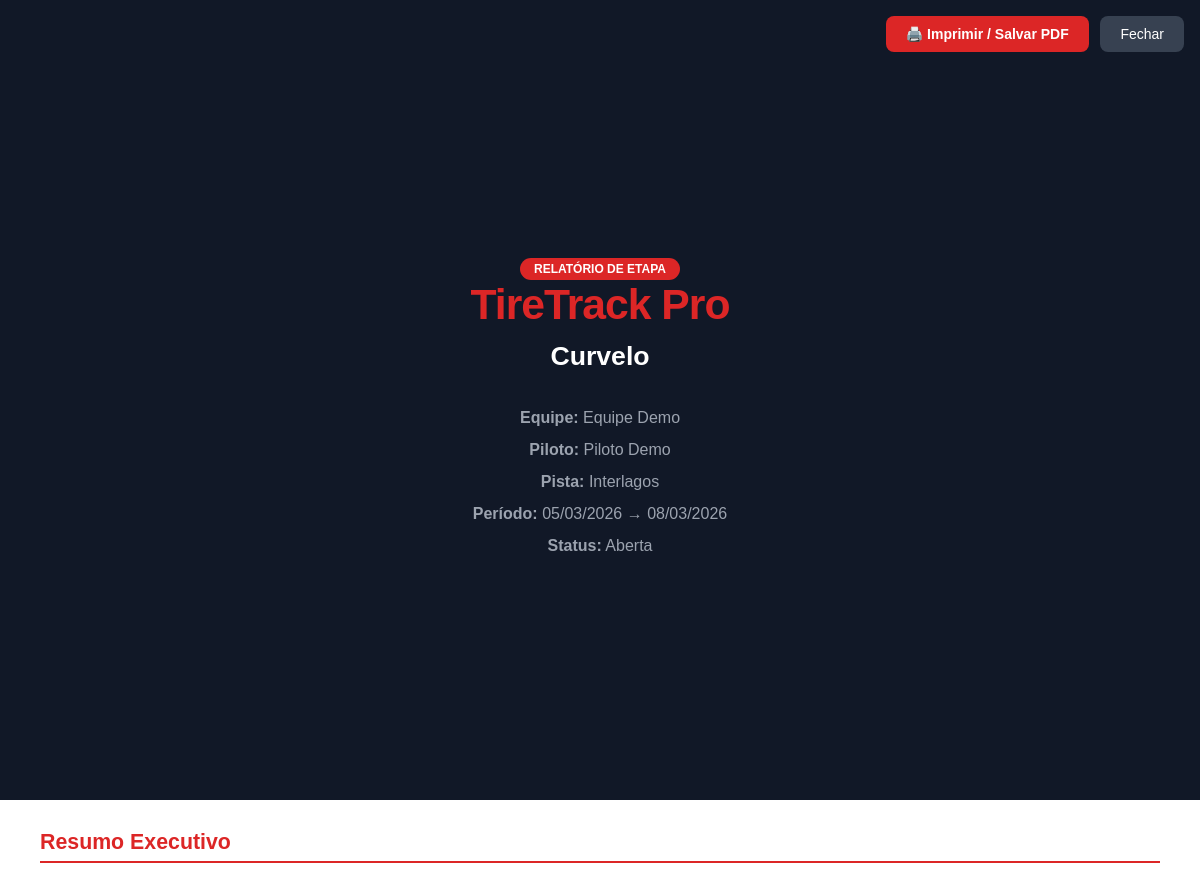
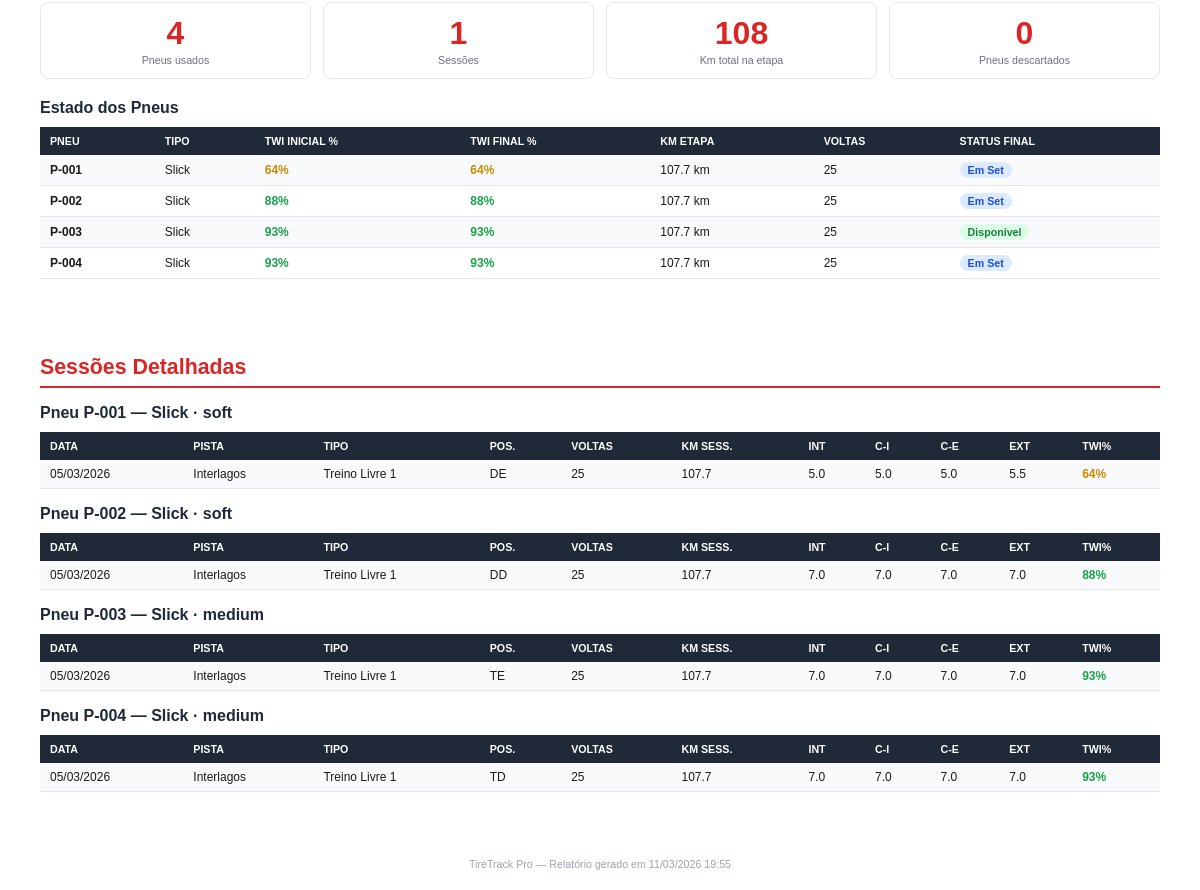
/reports/round/1/print (signed in), run on the app's committed database (2 pictures, top to bottom).
### app/models.py (models this page shows, shortened)
class Round(db.Model):
    __tablename__ = 'rounds'
    id = db.Column(db.Integer, primary_key=True)
    team_id = db.Column(db.Integer, db.ForeignKey('teams.id'), nullable=False)
    driver_id = db.Column(db.Integer, db.ForeignKey('drivers.id'), nullable=False)
    track_id = db.Column(db.Integer, db.ForeignKey('tracks.id'), nullable=True)
    name = db.Column(db.String(150), nullable=False)
    start_date = db.Column(db.Date)
    end_date = db.Column(db.Date)
    status = db.Column(db.String(20), default='open', nullable=False)  # open, closed
    created_at = db.Column(db.DateTime, default=datetime.utcnow)
    sessions = db.relationship('Session', backref='round', lazy='dynamic')

class Team(db.Model):
    __tablename__ = 'teams'
    id = db.Column(db.Integer, primary_key=True)
    name = db.Column(db.String(100), nullable=False)
    slug = db.Column(db.String(50), unique=True, nullable=False)
    logo_url = db.Column(db.String(255))
    is_active = db.Column(db.Boolean, default=True, nullable=False)
    created_at = db.Column(db.DateTime, default=datetime.utcnow)
    users = db.relationship('User', backref='team', lazy='dynamic', foreign_keys='User.team_id')
    drivers = db.relationship('Driver', backref='team', lazy='dynamic')
    tires = db.relationship('Tire', backref='team', lazy='dynamic')
    tire_sets = db.relationship('TireSet', backref='team', lazy='dynamic')
    rounds = db.relationship('Round', backref='team', lazy='dynamic')

class Driver(db.Model):
    __tablename__ = 'drivers'
    id = db.Column(db.Integer, primary_key=True)
    team_id = db.Column(db.Integer, db.ForeignKey('teams.id'), nullable=False)
    name = db.Column(db.String(100), nullable=False)
    number = db.Column(db.String(10))
    category = db.Column(db.String(50))
    is_active = db.Column(db.Boolean, default=True, nullable=False)
    created_at = db.Column(db.DateTime, default=datetime.utcnow)
    tires = db.relationship('Tire', backref='driver', lazy='dynamic')
    tire_sets = db.relationship('TireSet', backref='driver', lazy='dynamic')
    rounds = db.relationship('Round', backref='driver', lazy='dynamic')

class Track(db.Model):
    __tablename__ = 'tracks'
    id = db.Column(db.Integer, primary_key=True)
    name = db.Column(db.String(150), nullable=False)
    km_per_lap = db.Column(db.Float)
    location = db.Column(db.String(100))
    is_global = db.Column(db.Boolean, default=False, nullable=False)
    team_id = db.Column(db.Integer, db.ForeignKey('teams.id'), nullable=True)
    sessions = db.relationship('Session', backref='track', lazy='dynamic')
    rounds = db.relationship('Round', backref='track', lazy='dynamic')

class Tire(db.Model):
    __tablename__ = 'tires'
    STATUSES = ['available', 'mounted', 'blocked', 'trash']
    TYPES = ['slick', 'wet']
    COMPOUNDS = ['soft', 'medium', 'hard', 'intermediate', 'custom']
    id = db.Column(db.Integer, primary_key=True)
    team_id = db.Column(db.Integer, db.ForeignKey('teams.id'), nullable=False)
    driver_id = db.Column(db.Integer, db.ForeignKey('drivers.id'), nullable=False)
    round_id = db.Column(db.Integer, db.ForeignKey('rounds.id'), nullable=True)
    code = db.Column(db.String(50), nullable=False)
    barcode = db.Column(db.String(100))
    tire_type = db.Column(db.String(10), nullable=False, default='slick')  # slick, wet
    compound = db.Column(db.String(20), default='medium')
    status = db.Column(db.String(20), nullable=False, default='available')
    km_initial = db.Column(db.Float, default=0.0)
    twi_initial_int = db.Column(db.Float, nullable=False)
    twi_initial_ci = db.Column(db.Float, nullable=False)
    twi_initial_co = db.Column(db.Float, nullable=False)
    twi_initial_ext = db.Column(db.Float, nullable=False)
    total_km = db.Column(db.Float, default=0.0)
    total_laps = db.Column(db.Integer, default=0)
    current_twi_int = db.Column(db.Float)
    current_twi_ci = db.Column(db.Float)
    current_twi_co = db.Column(db.Float)
    current_twi_ext = db.Column(db.Float)
    current_twi_avg = db.Column(db.Float)
    current_twi_pct = db.Column(db.Float)  # average % remaining
    notes = db.Column(db.Text)
    created_at = db.Column(db.DateTime, default=datetime.utcnow)
    sessions = db.relationship('Session', backref='tire', lazy='dynamic', order_by='Session.date.desc()')
    observations = db.relationship('Observation', backref='tire', lazy='dynamic', order_by='Observation.created_at.desc()')
    photos = db.relationship('TirePhoto', backref='tire', lazy='dynamic', order_by='TirePhoto.created_at.asc()')
    round = db.relationship('Round', foreign_keys=[round_id], backref='registered_tires')

class Session(db.Model):
    __tablename__ = 'sessions'
    EVENT_TYPES = ['fp1', 'fp2', 'extra', 'q1', 'q2', 'q3', 'warmup', 'sprint', 'race', 'test']
    id = db.Column(db.Integer, primary_key=True)
    team_id = db.Column(db.Integer, db.ForeignKey('teams.id'), nullable=False)
    tire_id = db.Column(db.Integer, db.ForeignKey('tires.id'), nullable=False)
    set_id = db.Column(db.Integer, db.ForeignKey('tire_sets.id'), nullable=True)
    round_id = db.Column(db.Integer, db.ForeignKey('rounds.id'), nullable=True)
    track_id = db.Column(db.Integer, db.ForeignKey('tracks.id'), nullable=False)
    driver_id = db.Column(db.Integer, db.ForeignKey('drivers.id'), nullable=True)
    event_type = db.Column(db.String(20), nullable=False)
    position = db.Column(db.String(5))  # DE, DD, TE, TD
    date = db.Column(db.Date, nullable=False, default=datetime.utcnow)
    laps = db.Column(db.Integer, nullable=False)
    km_session = db.Column(db.Float, nullable=False)
    km_cumulative = db.Column(db.Float, nullable=False)
    twi_int = db.Column(db.Float, nullable=True)
    twi_ci = db.Column(db.Float, nullable=True)
    twi_co = db.Column(db.Float, nullable=True)
    twi_ext = db.Column(db.Float, nullable=True)
    twi_avg = db.Column(db.Float, nullable=True)
    twi_pct_int = db.Column(db.Float)
    twi_pct_ci = db.Column(db.Float)
    twi_pct_co = db.Column(db.Float)
    twi_pct_ext = db.Column(db.Float)
    twi_pct_avg = db.Column(db.Float)
    notes = db.Column(db.Text)
    created_at = db.Column(db.DateTime, default=datetime.utcnow)
    tire_set = db.relationship('TireSet', backref='sessions', foreign_keys=[set_id])
    driver = db.relationship('Driver', foreign_keys=[driver_id])
    @property
    def event_type_label(self):
        labels = {
            'fp1': 'Treino Livre 1',
            'fp2': 'Treino Livre 2',
            'extra': 'Treino Extra',
            'q1': 'Classificação Q1',
            'q2': 'Classificação Q2',
            'q3': 'Classificação Q3',
            'warmup': 'Warm-up',
            'sprint': 'Corrida Sprint',
            'race': 'Corrida Principal',
            'test': 'Teste',
            'practice': 'Treino',
            'qualifying': 'Classificação',
        }
        return labels.get(self.event_type, self.event_type)

### app/blueprints/reports/routes.py (the view)
@reports_bp.route('/round/<int:round_id>/print')
@login_required
def round_print(round_id):
    data = _get_round_data(round_id, current_user.team_id)
    return render_template('reports/print.html', **data)

### app/templates/reports/print.html (shortened to what this page needs)
<!DOCTYPE html>
<html lang="pt-BR">
<head>
</head>
<body>
<div class="no-print" style="position:fixed;top:16px;right:16px;z-index:100;">
  <button onclick="window.print()" style="background:#DC2626;color:white;border:none;padding:10px 20px;border-radius:8px;cursor:pointer;font-size:14px;font-weight:600;">
    🖨️ Imprimir / Salvar PDF
  </button>
  <button onclick="window.close()" style="background:#374151;color:white;border:none;padding:10px 20px;border-radius:8px;cursor:pointer;font-size:14px;margin-left:8px;">
    Fechar
  </button>
</div>
<div class="cover page-break">
  <div class="badge">RELATÓRIO DE ETAPA</div>
  <h1>TireTrack Pro</h1>
  <h2>{{ rnd.name }}</h2>
  <div class="meta">
    <div><strong>Equipe:</strong> {{ rnd.team.name }}</div>
    <div><strong>Piloto:</strong> {{ rnd.driver.name if rnd.driver else '—' }}</div>
    <div><strong>Pista:</strong> {{ rnd.track.name if rnd.track else '—' }}</div>
    {% if rnd.start_date %}
    <div><strong>Período:</strong> {{ rnd.start_date.strftime('%d/%m/%Y') }}{% if rnd.end_date %} → {{ rnd.end_date.strftime('%d/%m/%Y') }}{% endif %}</div>
    {% endif %}
    <div><strong>Status:</strong> {{ 'Aberta' if rnd.status == 'open' else 'Encerrada' }}</div>
  </div>
</div>
<div class="section page-break">
  <h2>Resumo Executivo</h2>
  <div class="summary-grid">
    <div class="summary-card"><div class="num">{{ total_tires }}</div><div class="label">Pneus usados</div></div>
    <div class="summary-card"><div class="num">{{ total_sessions }}</div><div class="label">Sessões</div></div>
    <div class="summary-card"><div class="num">{{ '%.0f'|format(total_km_round) }}</div><div class="label">Km total na etapa</div></div>
    <div class="summary-card"><div class="num">{{ discarded|length }}</div><div class="label">Pneus descartados</div></div>
  </div>
  <h3>Estado dos Pneus</h3>
  <table>
    <tr>
      <th>Pneu</th>
      <th>Tipo</th>
      <th>TWI Inicial %</th>
      <th>TWI Final %</th>
      <th>Km Etapa</th>
      <th>Voltas</th>
      <th>Status Final</th>
    </tr>
    {% for td in tires_data %}
    {% set first = td.first_session %}
    {% set last = td.last_session %}
    <tr>
      <td><strong>{{ td.tire.code }}</strong></td>
      <td>{{ 'Chuva' if td.tire.tire_type == 'wet' else 'Slick' }}</td>
      <td>
        {% if first %}
        {% set p = first.twi_pct_avg or 100 %}
        <span class="{{ 'twi-green' if p >= 70 else 'twi-yellow' if p >= 40 else 'twi-orange' if p >= 20 else 'twi-red' }}">
          {{ '%.0f'|format(p) }}%
        </span>
        {% else %}—{% endif %}
      </td>
      <td>
        {% if last %}
        {% set p = last.twi_pct_avg or 100 %}
        <span class="{{ 'twi-green' if p >= 70 else 'twi-yellow' if p >= 40 else 'twi-orange' if p >= 20 else 'twi-red' }}">
          {{ '%.0f'|format(p) }}%
        </span>
        {% else %}—{% endif %}
      </td>
      <td>{{ '%.1f'|format(td.total_km) }} km</td>
      <td>{{ td.total_laps }}</td>
      <td>
        <span class="badge badge-{{ td.tire.status }}">
          {{ {'available':'Disponível','mounted':'Em Set','blocked':'Bloqueado','trash':'Descartado'}.get(td.tire.status, td.tire.status) }}
        </span>
      </td>
    </tr>
    {% endfor %}
  </table>
</div>
<div class="section page-break">
  <h2>Sessões Detalhadas</h2>
  {% for td in tires_data %}
  <h3>Pneu {{ td.tire.code }} — {{ 'Chuva' if td.tire.tire_type == 'wet' else 'Slick' }} · {{ td.tire.compound }}</h3>
  <table>
    <tr>
      <th>Data</th>
      <th>Pista</th>
      <th>Tipo</th>
      <th>Pos.</th>
      <th>Voltas</th>
      <th>Km Sess.</th>
      <th>INT</th>
      <th>C-I</th>
      <th>C-E</th>
      <th>EXT</th>
      <th>TWI%</th>
    </tr>
    {% for s in td.sessions %}
    {% set p = s.twi_pct_avg or 100 %}
    <tr>
      <td>{{ s.date.strftime('%d/%m/%Y') }}</td>
      <td>{{ s.track.name if s.track else '—' }}</td>
      <td>{{ s.event_type_label }}</td>
      <td>{{ s.position or '—' }}</td>
      <td>{{ s.laps }}</td>
      <td>{{ '%.1f'|format(s.km_session) }}</td>
      <td>{{ '%.1f'|format(s.twi_int) }}</td>
      <td>{{ '%.1f'|format(s.twi_ci) }}</td>
      <td>{{ '%.1f'|format(s.twi_co) }}</td>
      <td>{{ '%.1f'|format(s.twi_ext) }}</td>
      <td><span class="{{ 'twi-green' if p >= 70 else 'twi-yellow' if p >= 40 else 'twi-orange' if p >= 20 else 'twi-red' }}">{{ '%.0f'|format(p) }}%</span></td>
    </tr>
    {% endfor %}
  </table>
  {% endfor %}
</div>
<div style="text-align:center;padding:20px;color:#9ca3af;font-size:8pt;">
  TireTrack Pro — Relatório gerado em {{ generated_at }}
</div>
</body>
</html>

### app/templates/reports/print.html (style rules this page uses)
* { margin: 0; padding: 0; box-sizing: border-box; }
body { font-family: 'Arial', sans-serif; font-size: 10pt; color: #1a1a1a; background: #fff; }
.page-break { page-break-after: always; }
.cover { background: #111827; color: white; min-height: 100vh; display: flex; flex-direction: column; justify-content: center; align-items: center; text-align: center; padding: 40px; }
.cover h1 { font-size: 32pt; color: #DC2626; font-weight: 900; letter-spacing: -1px; }
.cover h2 { font-size: 20pt; margin-top: 12px; color: #fff; }
.cover .meta { margin-top: 30px; color: #9ca3af; font-size: 12pt; line-height: 2; }
.cover .badge { display: inline-block; background: #DC2626; color: white; padding: 4px 14px; border-radius: 999px; font-size: 9pt; margin-top: 20px; }
.section { padding: 30px 40px; }
.section h2 { font-size: 16pt; color: #DC2626; border-bottom: 2px solid #DC2626; padding-bottom: 6px; margin-bottom: 16px; }
.section h3 { font-size: 12pt; margin-bottom: 10px; color: #1f2937; }
table { width: 100%; border-collapse: collapse; margin-bottom: 16px; }
th { background: #1f2937; color: white; padding: 8px 10px; text-align: left; font-size: 8pt; text-transform: uppercase; }
td { padding: 7px 10px; border-bottom: 1px solid #e5e7eb; font-size: 9pt; }
tr:nth-child(even) td { background: #f9fafb; }
.twi-green { color: #16a34a; font-weight: bold; }
.twi-yellow { color: #ca8a04; font-weight: bold; }
.badge { display: inline-block; padding: 2px 8px; border-radius: 999px; font-size: 8pt; font-weight: 600; }
.badge-available { background: #dcfce7; color: #15803d; }
.badge-mounted { background: #dbeafe; color: #1d4ed8; }
.summary-grid { display: grid; grid-template-columns: repeat(4, 1fr); gap: 12px; margin-bottom: 20px; }
.summary-card { border: 1px solid #e5e7eb; border-radius: 8px; padding: 12px; text-align: center; }
.summary-card .num { font-size: 24pt; font-weight: 900; color: #DC2626; }
.summary-card .label { font-size: 8pt; color: #6b7280; margin-top: 2px; }

### data on the page
Round: name "Curvelo", start_date "05/03/2026", end_date "08/03/2026", status "Aberta"
Team: team.name "Equipe Demo"
Driver: driver "Piloto Demo"
Track: track "Interlagos"
Tire: tire.code "P-001", tire_type "Slick", status "Em Set", tire.code "P-001", tire_type "Slick", tire.compound "soft"
Tire: tire.code "P-002", tire_type "Slick", status "Em Set", tire.code "P-002", tire_type "Slick", tire.compound "soft"
Tire: tire.code "P-003", tire_type "Slick", status "Disponível", tire.code "P-003", tire_type "Slick", tire.compound "medium"
Tire: tire.code "P-004", tire_type "Slick", status "Em Set", tire.code "P-004", tire_type "Slick", tire.compound "medium"

### other printed values
{{ total_tires }} "4"
{{ total_sessions }} "1"
{{ '%.0f'|format(total_km_round) }} "108"
{{ discarded|length }} "0"
{{ '%.0f'|format(p) }} "64" "88" "93" "93"
{{ '%.1f'|format(td.total_km) }} "107.7" "107.7" "107.7" "107.7"
{{ td.total_laps }} "25" "25" "25" "25"
{{ s.date.strftime('%d/%m/%Y') }} "05/03/2026"
{{ s.track.name if s.track else '—' }} "Interlagos"
{{ s.event_type_label }} "Treino Livre 1"
{{ s.position or '—' }} "DE"
{{ s.laps }} "25"
{{ '%.1f'|format(s.km_session) }} "107.7"
{{ '%.1f'|format(s.twi_int) }} "5.0"
{{ '%.1f'|format(s.twi_ci) }} "5.0"
